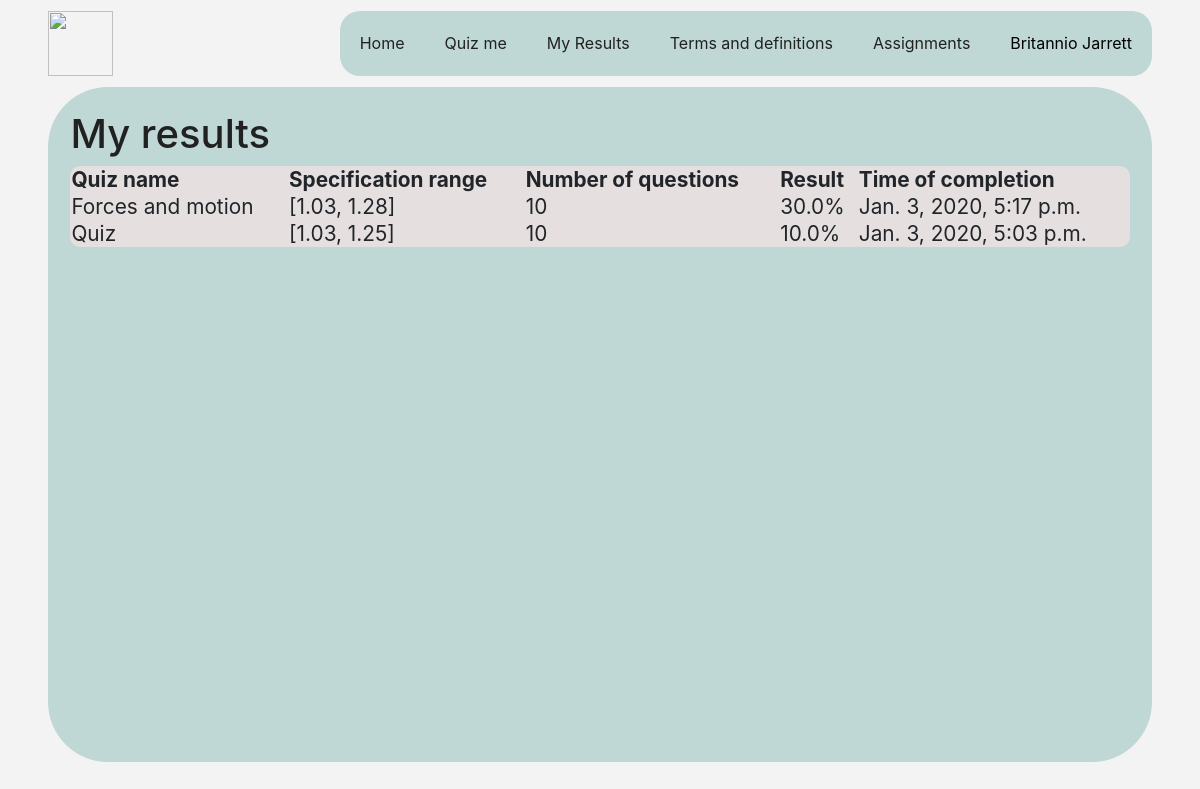
The app's page /my_results (signed in), older data.
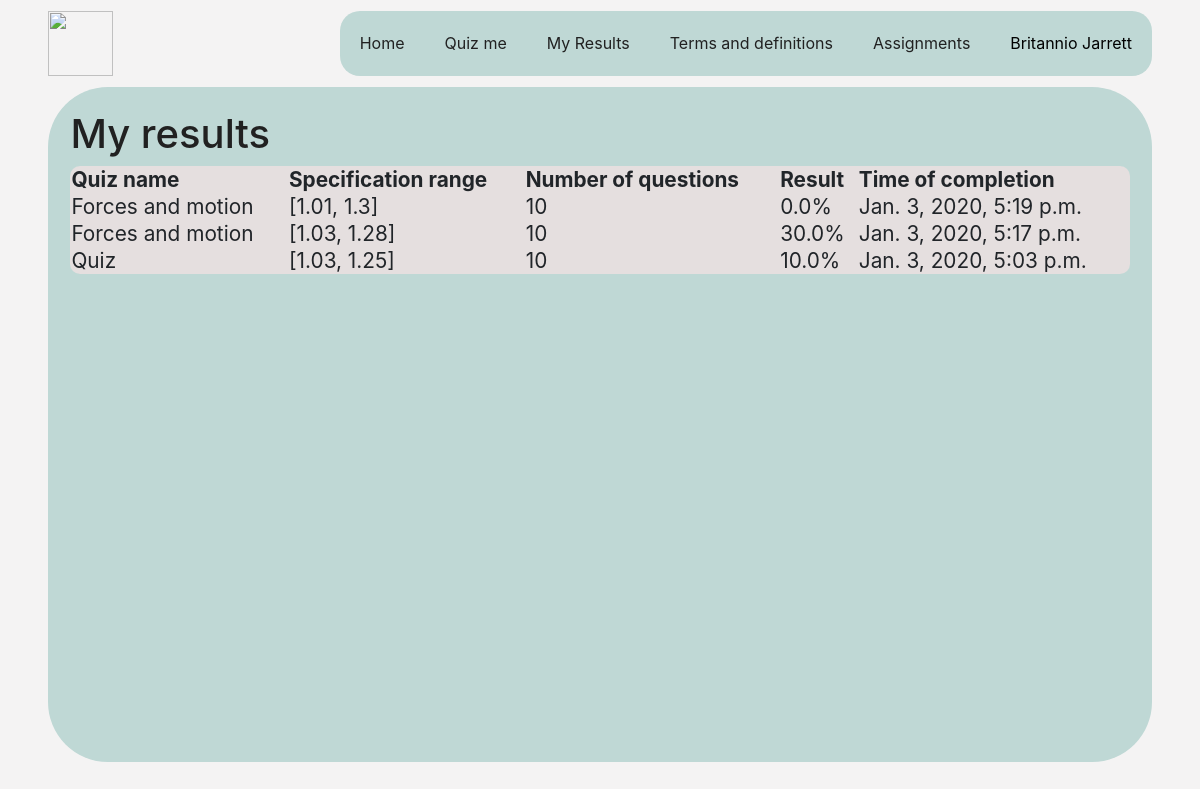
The same page, newer data.
### main_app/models.py (models this page shows, shortened)
class QuizResult(models.Model):
    result_id           = models.AutoField(primary_key=True)
    quiz                = models.ForeignKey(Quiz, on_delete=models.CASCADE)
    user                = models.ForeignKey(users_models.User, on_delete=models.CASCADE)
    percentage_correct  = models.FloatField()
    completed_on        = models.DateTimeField(auto_now_add=True)

class Quiz(models.Model):
    quiz_id                 = models.AutoField(primary_key=True)
    quiz_name               = models.TextField()
    specification_range     = models.TextField()  # maybe change later
    no_questions            = models.IntegerField()

### main_app/views.py (the view)
# urls.py: path('my_results', ViewResultsView.as_view(), name="main-view-results"),
class ViewResultsView(LoginRequiredTemplateView):
    template_name = 'main_app/view_results.html'
    def get(self, request):
        current_user = request.user
        args = {
            'title': 'My Results',
            'results': QuizResult.objects.filter(user=current_user).order_by('-completed_on')
        }
        return render(request, self.template_name, args)

### main_app/templates/main_app/view_results.html (shortened to what this page needs)
{% extends "main_app/logged_in.html" %}
{% block content %}
    <h1>My results</h1>
    {% if results %}
    <table id='results-table'>
        <tr>
            <th>Quiz name</th>
            <th>Specification range</th>
            <th>Number of questions</th>
            <th>Result</th>
            <th>Time of completion</th>
        </tr>
        {% for result in results %}
            <tr>
                <td>{{ result.quiz.quiz_name }}</td>
                <td>{{ result.quiz.specification_range }}</td>
                <td>{{ result.quiz.no_questions }}</td>
                <td>{{ result.percentage_correct }}%</td>
                <td>{{ result.completed_on }}</td>
            </tr>
        {% endfor %}
    </table>
    {% else %}
        <p>
            You have no results to display.
        </p>
    {% endif %}
{% endblock content %}

Row changes from the older to the newer data that the page shows:
added QuizResult: quiz.quiz_name "Forces and motion", quiz.specification_range "[1.01, 1.3]", quiz.no_questions "10", percentage_correct "0.0", completed_on "Jan. 3, 2020, 5:19 p.m."
